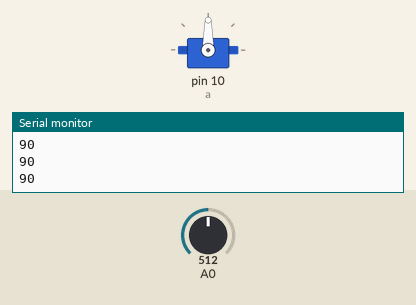
Recording of a sketch running on a simulated Arduino Uno, built with avr-gcc and run on an emulated ATmega328P. On the bench: servo, the last lines printed to the serial monitor. Inputs (shaded band) come from the test bench; at power-on: A0 = 512.

Above: at 1.2 s.
1.3 s: A0 set to 716
At 2.5 s:
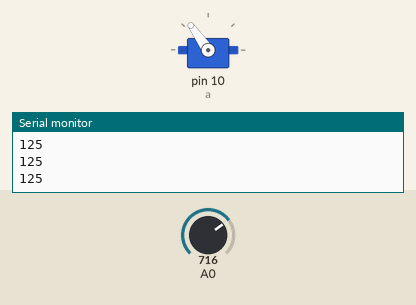
2.8 s: A0 set to 900
At 3.8 s:
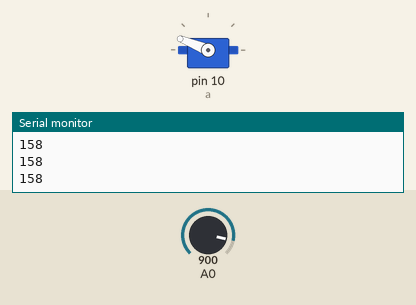
4.3 s: A0 set to 1023
At 4.9 s:
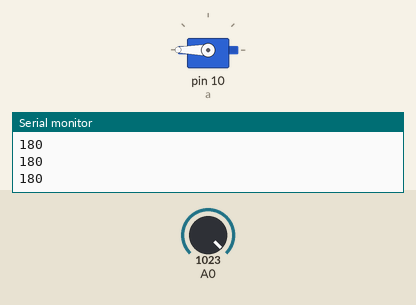
5.8 s: A0 set to 306
At 6.3 s:
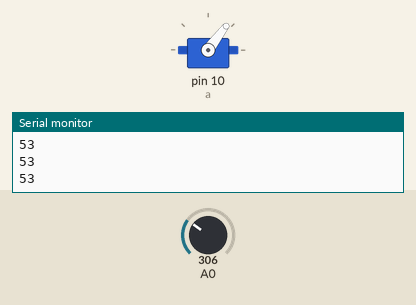
7.3 s: A0 set to 122
At 8.3 s:
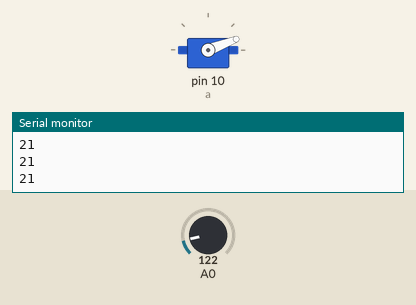
8.8 s: A0 set to 0
At 9.5 s:
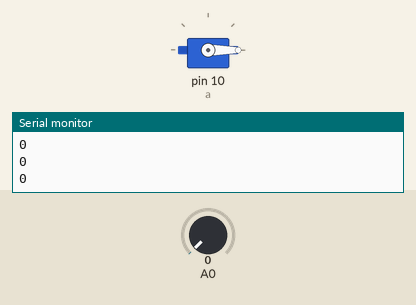
Timing chart, 0 to 11.3 s (numbered marks = the images above; inputs shaded):
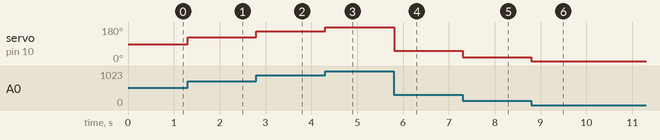

Measured:
- after the input at 1.3 s, servo on pin 10 (a): 90° → 125° at once
- after the input at 2.8 s, servo on pin 10 (a): 125° → 158° at once
- after the input at 4.3 s, servo on pin 10 (a): 158° → 180° at once
- after the input at 5.8 s, servo on pin 10 (a): 180° → 53° at once
- after the input at 7.3 s, servo on pin 10 (a): 53° → 21° at once
- after the input at 8.8 s, servo on pin 10 (a): 21° → 0° at once

The sketch:

sketch_may02a.ino
```cpp
#include <Servo.h>
Servo a;
void setup() {
  a.attach(10);
  Serial.begin(9600);

}
int value = 90;
void loop() {
  value = map(analogRead(A0), 0, 1023, 0, 180);
  a.write(value);
  Serial.println(value);
  delay(10);

}
```
